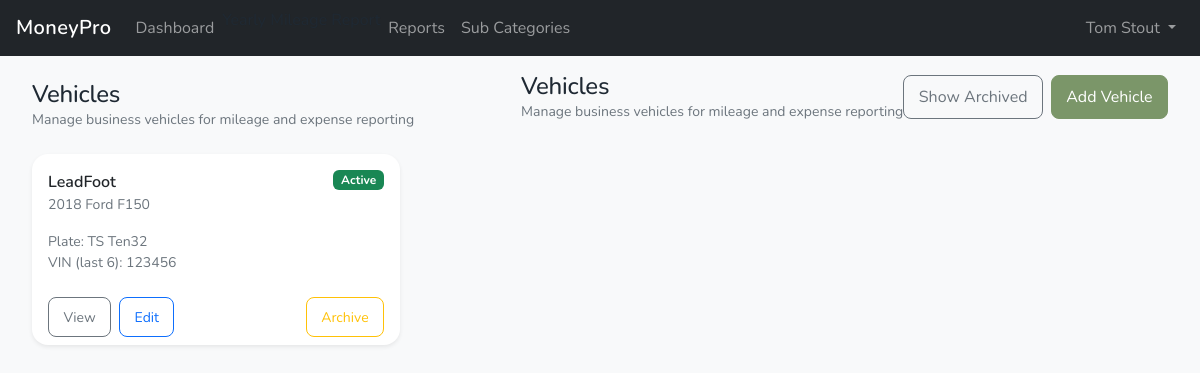
Page /vehicles/ (signed in) on the committed database.
### vehicles/models.py (models this page shows, shortened)
class Vehicle(BusinessOwnedModelMixin):
    label = models.CharField(
        max_length=120,
        help_text="What you want to see in dropdowns (e.g., 2018 Ford F-150).",
    )
    year = models.PositiveIntegerField(blank=True, null=True)
    make = models.CharField(max_length=60, blank=True)
    model = models.CharField(max_length=60, blank=True)
    vin_last6 = models.CharField(max_length=6, blank=True)
    plate = models.CharField(max_length=20, blank=True)
    in_service_date = models.DateField(blank=True, null=True, default=None)
    in_service_mileage = models.DecimalField(
        max_digits=10,
        decimal_places=1,
        validators=[MinValueValidator(0)],
        null=True,
        blank=True,
    )
    sold_date = models.DateField(blank=True, null=True, default=None)
    is_business = models.BooleanField(default=True)
    is_active = models.BooleanField(default=True)
    sort_order = models.PositiveIntegerField(default=0)
    created_at = models.DateTimeField(auto_now_add=True)
    class Meta:
        ordering = ["sort_order", "label"]
        constraints = [
            models.UniqueConstraint(fields=["business", "label"], name="uniq_vehicle_business_label"),
        ]

### vehicles/views.py (the view)
# urls.py: path("", views.VehicleListView.as_view(), name="vehicle_list"),
class VehicleListView(ListView):
    model = Vehicle
    template_name = "vehicles/vehicle_list.html"
    context_object_name = "vehicles"
    def get_queryset(self):
        return Vehicle.objects.filter(business=self.request.business).order_by("-is_active", "sort_order", "label")

### vehicles/templates/vehicles/vehicle_list.html (shortened to what this page needs)
{% extends "index.html" %}
{% block content %}
<div class="container-fluid px-2 px-md-3">
  <div class="d-flex justify-content-between align-items-center mb-3">
    <div>
      <h1 class="h4 mb-0">Vehicles</h1>
      <div class="text-muted small">Manage business vehicles for mileage and expense reporting</div>
    </div>
   <div class="d-flex justify-content-between align-items-center mb-3">
      <div>
        <h1 class="h4 mb-0">Vehicles</h1>
        <div class="text-muted small">Manage business vehicles for mileage and expense reporting</div>
      </div>
      <div class="d-flex gap-2 align-items-center">
        {% if show_archived %}
          <a class="btn btn-outline-secondary" href="{% url 'vehicles:vehicle_list' %}">Hide Archived</a>
        {% else %}
          <a class="btn btn-outline-secondary" href="{% url 'vehicles:vehicle_list' %}?show_archived=1">Show Archived</a>
        {% endif %}
        <a class="btn btn-primary" href="{% url 'vehicles:vehicle_add' %}">Add Vehicle</a>
      </div>
    </div>
  </div>
  {% if vehicles %}
    <div class="row g-3">
      {% for v in vehicles %}
        <div class="col-12 col-md-6 col-xl-4">
          <div class="card shadow-sm border-0 rounded-4 h-100">
            <div class="card-body">
              <div class="d-flex justify-content-between align-items-start gap-2">
                <div>
                  <div class="fw-semibold">{{ v.label }}</div>
                  <div class="text-muted small">
                    {% if v.year %}{{ v.year }}{% endif %}
                    {% if v.make %}{{ v.make }}{% endif %}
                    {% if v.model %}{{ v.model }}{% endif %}
                  </div>
                </div>
                <span class="badge {% if v.is_active %}text-bg-success{% else %}text-bg-secondary{% endif %}">
                  {% if v.is_active %}Active{% else %}Inactive{% endif %}
                </span>
              </div>
              <div class="mt-3 small text-muted">
                {% if v.plate %}<div>Plate: {{ v.plate }}</div>{% endif %}
                {% if v.vin_last6 %}<div>VIN (last 6): {{ v.vin_last6 }}</div>{% endif %}
              </div>
            </div>
            <div class="card-footer bg-transparent border-0 d-flex gap-2 justify-content-end">
              <a class="btn btn-outline-secondary btn-sm" href="{% url 'vehicles:vehicle_detail' v.pk %}">View</a>
              <a class="btn btn-outline-primary btn-sm" href="{% url 'vehicles:vehicle_edit' v.pk %}">Edit</a>
              <div class="ms-auto d-flex gap-2">
                {% if v.is_active %}
                  <form method="post" action="{% url 'vehicles:vehicle_archive' v.pk %}">
                    <button class="btn btn-outline-warning btn-sm" type="submit">Archive</button>
                  </form>
                {% else %}
                  <form method="post" action="{% url 'vehicles:vehicle_unarchive' v.pk %}">
                    {% csrf_token %}
                    <button class="btn btn-outline-success btn-sm" type="submit">Unarchive</button>
                  </form>
                {% endif %}
            </div>
          </div>
        </div>
      {% endfor %}
    </div>
  {% endif %}
</div>
{% endblock %}

### templates/partials/navbar.html (shortened to what this page needs)
{% load static %}
<nav class="navbar navbar-expand-lg navbar-dark bg-dark">
  <div class="container-fluid px-2 px-md-3">
    <a class="navbar-brand fw-semibold" href="/">MoneyPro</a>
    <div class="collapse navbar-collapse" id="mainNavbar">
      <ul class="navbar-nav me-auto mb-2 mb-lg-0">
        {% if user.is_authenticated %}
          {% with current_url_name=request.resolver_match.url_name current_ns=request.resolver_match.namespace %}
            <li class="nav-item">
              <a class="nav-link {% if current_ns == 'dashboard' and current_url_name == 'home' %}active{% endif %}"
                 href="{% url 'dashboard:home' %}">
                Dashboard
              </a>
            </li>
          {% endwith %}
        {% endif %}
        <li>
          <a class="dropdown-item" href="{% url 'vehicles:yearly_mileage_report' %}">Yearly Mileage Report</a>
        </li>
        <li>
          <a class="nav-link" href="{% url 'reports:home' %}">Reports</a>
        </li>
                <li>
          <a class="nav-link" href="{% url 'ledger:subcategory_list' %}">Sub Categories</a>
        </li>
      </ul>
      <ul class="navbar-nav ms-auto mb-2 mb-lg-0">
        {% if user.is_authenticated %}
          <li class="nav-item dropdown">
            <a class="nav-link dropdown-toggle" href="#"
               id="userMenu" role="button"
               data-bs-toggle="dropdown" aria-expanded="false">
              {{ user.get_full_name|default:user.email|default:user.get_username }}
            </a>
          </li>
        {% else %}
          <li class="nav-item">
            <a class="nav-link" href="{% url 'account_login' %}">Sign in</a>
          </li>
        {% endif %}
      </ul>
    </div>
  </div>
</nav>

### static/css/main.css (style rules this page uses)
:root { --color-primary: #7B9669; --color-secondary: #2C4C5C; --color-success: #3C9EA4; --color-danger: #D6794D; --color-warning: #DDB05E; --color-info: #BAC8B1; --color-bg: #f8f9fa; --color-surface: #ffffff; --color-text: #1f2933; --color-muted: #6c757d; --radius-sm: 0.375rem; --radius-md: 0.5rem; --radius-lg: 0.75rem; --shadow-sm: 0 1px 2px rgba(0,0,0,.05); --shadow-md: 0 4px 10px rgba(0,0,0,.08); }
body { font-family: "Nunito", -apple-system, BlinkMacSystemFont, "Segoe UI", Roboto, Helvetica, Arial, sans-serif; font-optical-sizing: auto; font-weight: 400; font-style: normal; background-color: var(--color-bg); color: var(--color-text); -webkit-font-smoothing: antialiased; -moz-osx-font-smoothing: grayscale; }
h1, h2, h3, h4, h5, h6 { font-weight: 600; letter-spacing: -0.01em; color: var(--color-text); }
h1 { font-size: 1.5rem; }
a { color: var(--color-primary); text-decoration: none; }
.btn-primary { --bs-btn-bg: var(--color-primary); --bs-btn-border-color: var(--color-primary); --bs-btn-hover-bg: color-mix(in srgb, var(--color-primary), #000 10%); --bs-btn-hover-border-color: color-mix(in srgb, var(--color-primary), #000 10%); }
.btn { padding: 0.55rem 0.9rem; border-radius: var(--radius-md); }
.card { border-radius: var(--radius-lg); border: none; box-shadow: var(--shadow-sm); }
.navbar-brand { font-weight: 700; letter-spacing: 0.02em; }
.text-muted { color: var(--color-muted) !important; }
@media (min-width: 768px) { h1 { font-size: 1.75rem; } }

### rows in the picture
Vehicle: label "LeadFoot", year "2018", make "Ford", model "F150", is_active "Active", plate "TS Ten32", vin_last6 "123456"

### other values in the picture
{{ user.get_full_name|default:user.email|default:user.get_username }} "Tom Stout"
